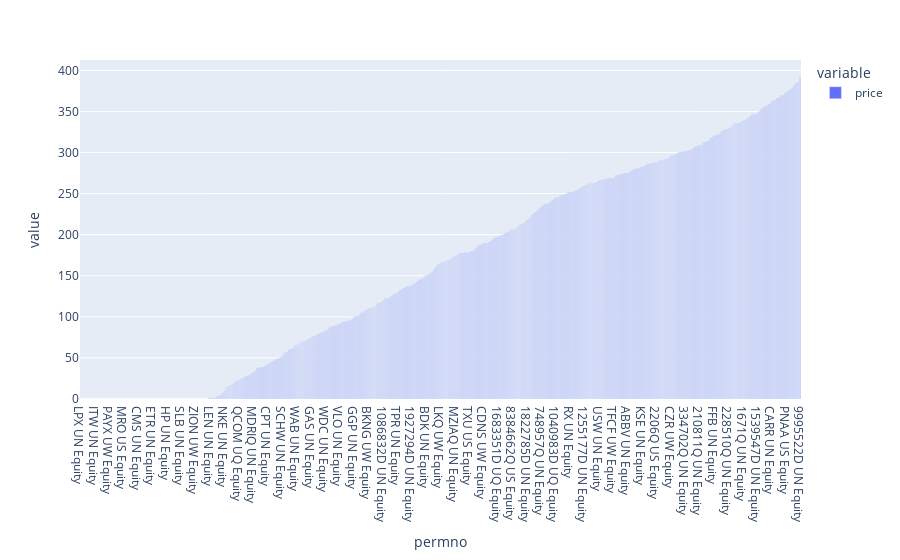

Write notebook code for a chart like this one.
### Markdown cell above
The different variables seem to have a vary similar pattern regarding missing values

### Code cell
# missing prices for differnt stocks
df_test_missing = df.isnull()
df_test_missing["permno"] = df.permno
px.bar(df_test_missing.groupby("permno")["price"].sum().sort_values())

### Figure 1 — Plotly figure (JSON) as saved in the notebook; plotly's stock layout.template omitted (floating-point values rounded to 4 significant figures; data arrays with more than 128 entries replaced by an {"elided": "..."} marker saying what was removed)
{"data": [{"alignmentgroup": "True", "hovertemplate": "variable=price<br>permno=%{x}<br>value=%{y}<extra></extra>", "legendgroup": "price", "marker": {"color": "#636efa", "pattern": {"shape": ""}}, "name": "price", "offsetgroup": "price", "orientation": "v", "showlegend": true, "textposition": "auto", "type": "bar", "x": {"elided": "1452 str values"}, "xaxis": "x", "y": {"elided": "1452 int values"}, "yaxis": "y"}], "layout": {"barmode": "relative", "legend": {"title": {"text": "variable"}, "tracegroupgap": 0}, "margin": {"t": 60}, "xaxis": {"anchor": "y", "domain": [0, 1], "title": {"text": "permno"}}, "yaxis": {"anchor": "x", "domain": [0, 1], "title": {"text": "value"}}}}
